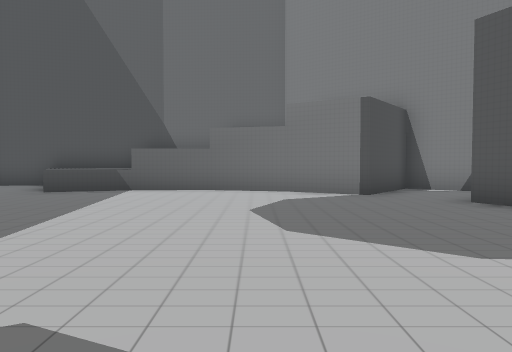
View 1 (above)

16 first-person views from a walk through a Unity game level. The camera is 1.3 m above the floor, tilts 2° down and sees 70° across. The floor is counted in squares, 2 m on a side. Each view is taken from the middle of a square. On the plan, view 1 faces up. The plan holds only what a view shows up to about 11 squares ahead; the rest is blank. The place goes on beyond the plan. The player is left out. Some animated figures are left out.

View 2
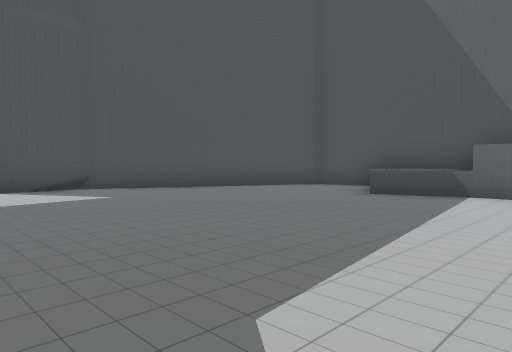

View 3
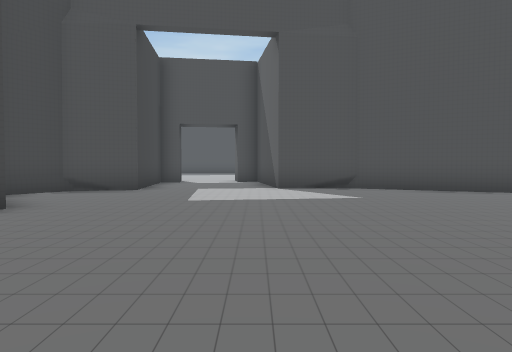

View 4
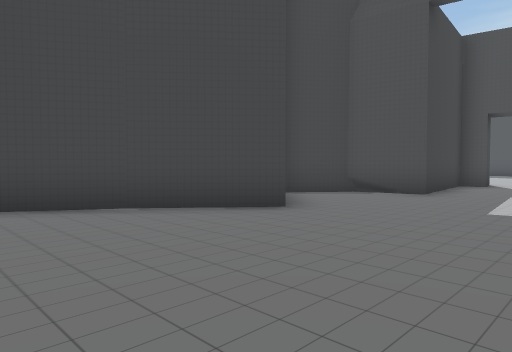

View 5
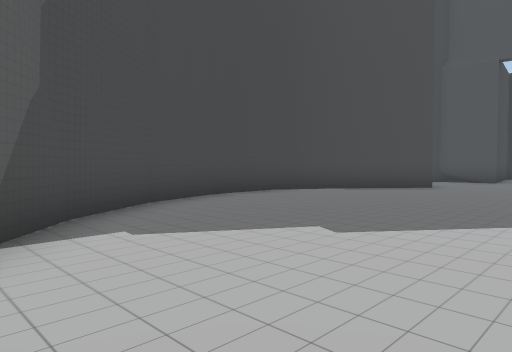

View 6
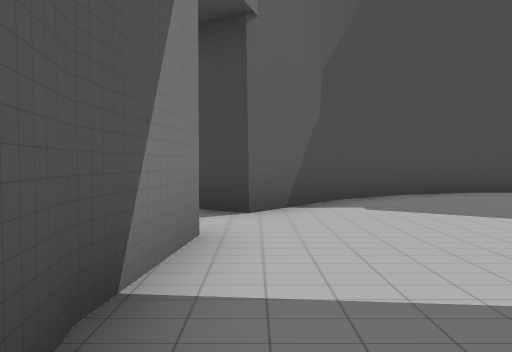

View 7
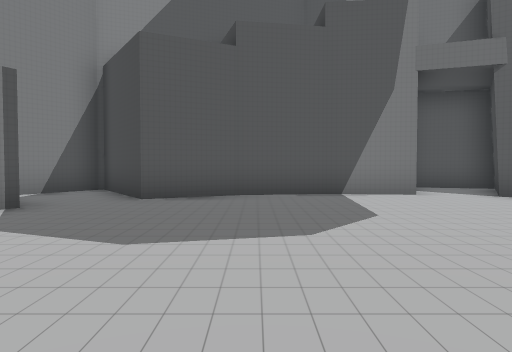

View 8
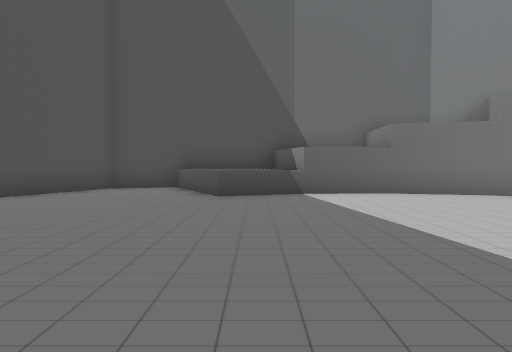

View 9
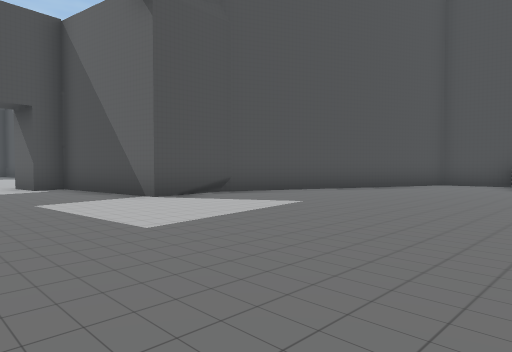

View 10
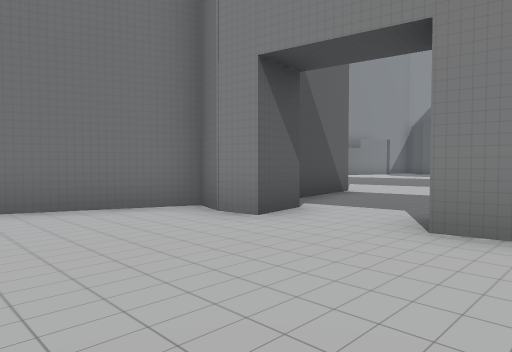

View 11
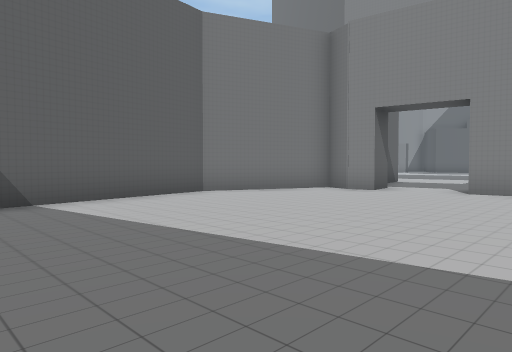

View 12
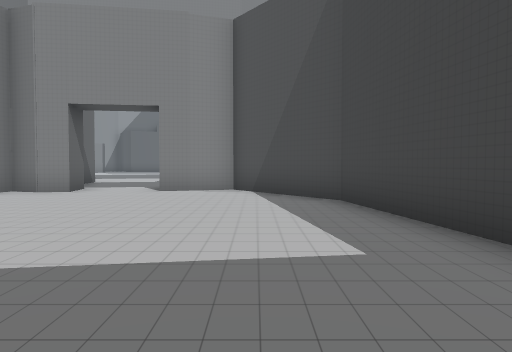

View 13
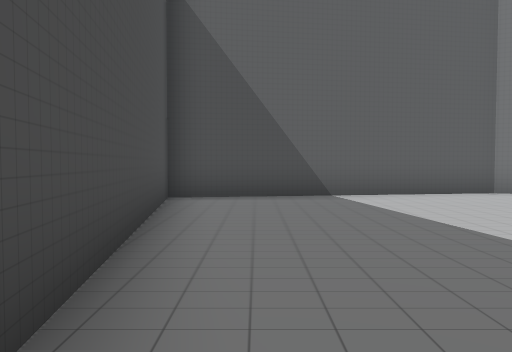

View 14
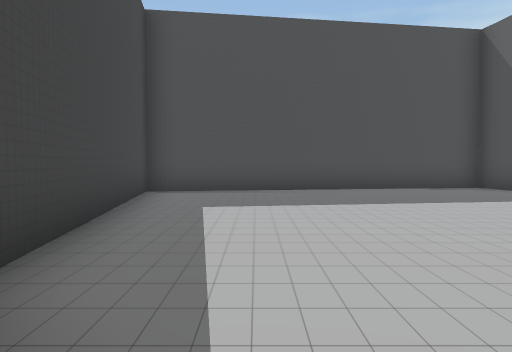

View 15
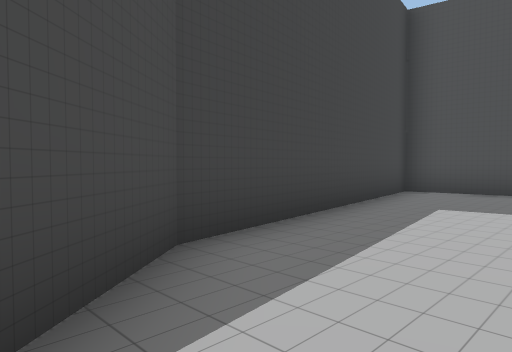

View 16
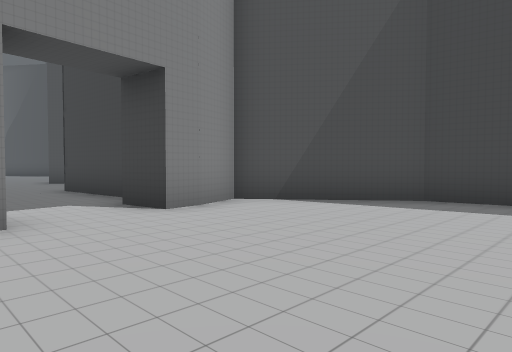

### Floor plan
Points are (right, up) in squares from view 1. A wall is a line through its corners. A room is listed if a view was taken in it or the views show most of it. See-through windows are left out.
Room 1 (views 1, 2, 3, 4, 5, 6, 7, 8, 9)
walls: (-6.2, -1.5) (-4.4, -3.1); (-4.5, -3) (-2.6, -4.1) (-0.7, -4); (-1.1, 8.8) (-3, 8.8) (-3.5, 11.4) (-7.7, 10.5) (-10.4, 4.6) (-10.3, 2.6) (-13.8, 2.1) (-13.7, 1.4) (-14.8, 1.2); (0.8, 8.4) (-1.1, 8.9); (-9.5, -2.3) (-8.2, -3.3); (-0.8, -4.1) (1.1, -3.5); (0.9, -3.5) (2.7, -2.4) (2.9, -2); (2.6, -2.4) (4.1, -0.7); (4.5, 4.3) (3.6, 6.1) (6.1, 7.8) (3.8, 9.3) (2.3, 7.4) (0.6, 8.4); (4.7, 2.5) (4.4, 4.5); (4.5, 0.6) (4.7, 2.6); (-14.5, -0.7) (-13.4, -0.6) (-13.3, -1.2) (-9.8, -0.9) (-9.4, -2.4)
low walls: (-3, 8.8) (-4.7, 8.2) (-6.1, 10.7); (-9.6, -1.6) (-9.5, -2.3)
ways out: opening at (-14, 0.5) to room 2; opening at (5, 0)
Room 2 (views 10, 11, 12, 13, 14, 15, 16)
walls: (-14.4, -1.5) (-14.5, -0.7); (-14.8, 1.2) (-14.9, 1.8) (-14.6, 2.6) (-17.8, 3.9) (-24.7, 2.9) (-23.4, -5.5) (-16.6, -4.5) (-14, -2.4) (-14.4, -1.4)
ways out: opening at (-14, 0.5) to room 1

Where each view was taken, in squares from view 1:
view 1: 0 up, 0 right, facing up
view 2: 1 up, 1 left, facing up-left
view 3: 2 up, 1 left, facing left
view 4: 2 up, 2 left, facing down-left
view 5: 2 up, 4 right, facing down-left
view 6: 4 up, 4 right, facing down
view 7: 4 up, 3 left, facing right
view 8: 1 up, 4 left, facing up
view 9: 1 down, 4 left, facing up-left
view 10: 2 down, 18 left, facing up-right
view 11: 3 down, 23 left, facing up-right
view 12: 3 down, 23 left, facing right
view 13: 4 down, 23 left, facing up
view 14: 3 down, 15 left, facing left
view 15: 2 down, 15 left, facing down-left
view 16: 2 up, 19 left, facing down-right
